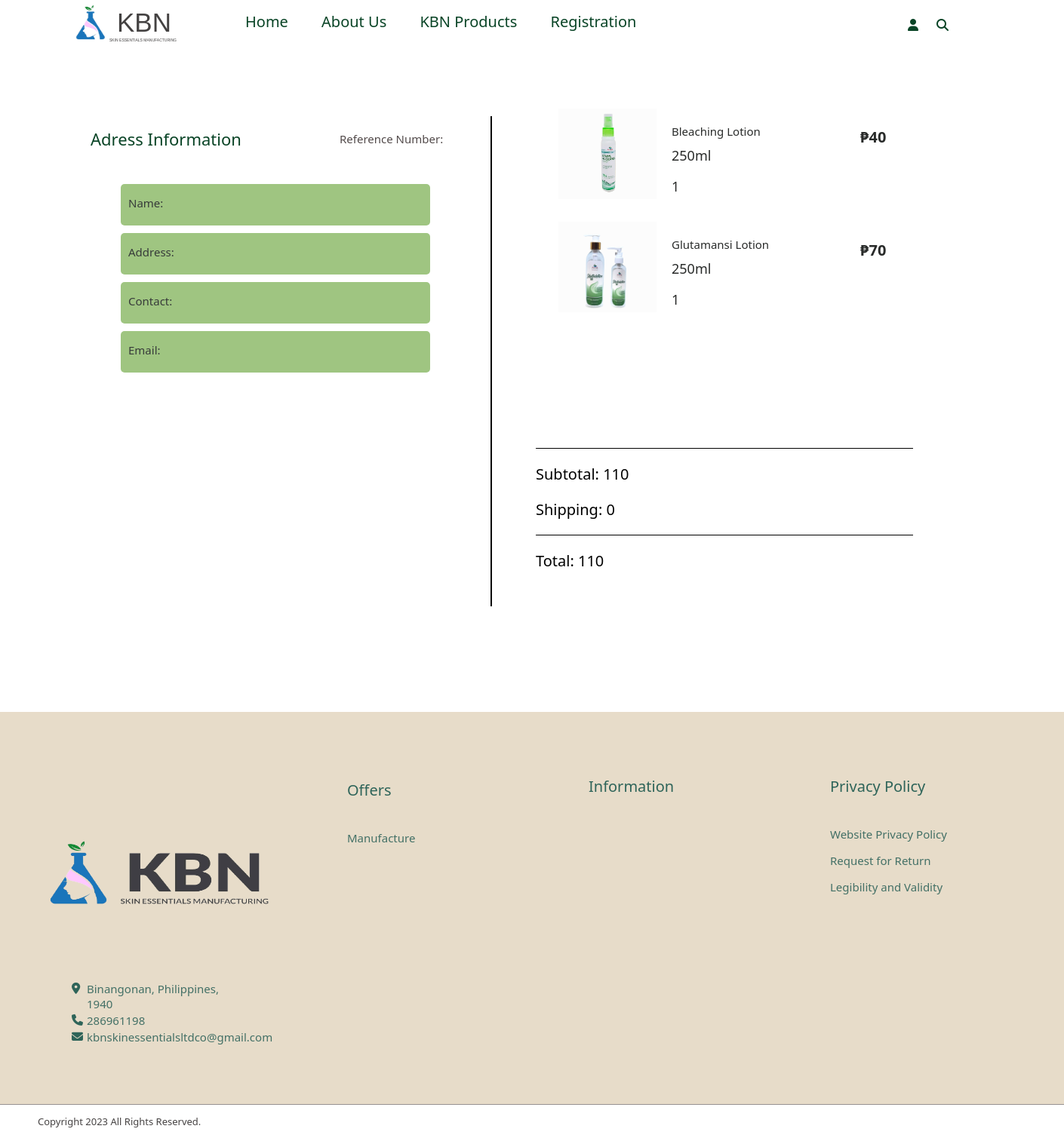
Screenshot of /purchaseRecord/toPayProductInfo.php?ref=ref27 with the database file from the repository.
### tables this page shows
CREATE TABLE `tblordercheckoutdata` (
  `OrderRefNumber` varchar(100) NOT NULL,
  `ProductName` varchar(100) NOT NULL,
  `volume` varchar(100) NOT NULL,
  `Quantity` int(11) NOT NULL,
  `Price` int(11) NOT NULL
);

CREATE TABLE `tblproducts` (
  `prodID` int(11) NOT NULL,
  `prodImg` varchar(100) NOT NULL,
  `prodName` varchar(100) NOT NULL,
  `prodPrice` int(11) NOT NULL,
  `prodVolume` varchar(100) DEFAULT NULL,
  `Quantity` int(11) DEFAULT NULL,
  `Sold` int(11) DEFAULT NULL,
  `prodCategory` varchar(100) NOT NULL,
  `Description` text DEFAULT NULL,
  `Ingredients` text DEFAULT NULL,
  `Howtouse` text DEFAULT NULL
);

### purchaseRecord/toPayProductInfo.php (the view, shortened to what this page needs)
<!DOCTYPE html>
<html>
<head>
    <link rel="stylesheet" href="https://cdnjs.cloudflare.com/ajax/libs/font-awesome/6.3.0/css/all.min.css" />
    <link rel="stylesheet" href="../css/style.css">
</head>
<body>
    <div class="log">
        <?php include('../includesPHP/topNav.php')?>
    <br><br>
    <div class="toPayProductInfo">
        <div class="prToPayClientInfo">
            <?php
                $ref = $_GET['ref'];
                $uID = $_SESSION['userID'];
                $sql = "SELECT DISTINCT a.OrderRefNumber, a.address, a.contact, a.email, CONCAT(b.Firstname, ' ' ,b.Lastname) AS Fullname
                FROM tblordercheckout AS a
                JOIN tblcustomerinformation AS b ON a.UserID = b.UserID WHERE a.OrderRefNumber = '$ref' AND b.UserID = '$uID'";
                $result = $conn->query($sql);
                $row = $result->fetch_assoc();
            ?>
            <p class="deliveryTitle">Adress Information</p>
            <p class="refNumber">Reference Number: <?php echo $row['OrderRefNumber']?></p>
            <p class="clientInfo">Name: <?php echo $row['Fullname']?></p>
            <p class="clientAddress">Address: <?php echo $row['address']?></p>
            <p class="clientNo">Contact: <?php echo $row['contact']?></p>
            <p class="clientEmailAddress">Email: <?php echo $row['email']?></p>
        </div>
        <div class="toPayProductDetailsTP">
            <div class="toPayProductDetailsScroll">
            <?php
                $Subtotal = 0;
                $datatoPayProdInfo = array();
                $sql = "SELECT b.OrderRefNumber, a.ProductName, a.volume, a.Price, a.Quantity, c.prodImg
                FROM tblordercheckoutdata AS a
                JOIN tblorderstatus AS b ON a.OrderRefNumber = b.OrderRefNumber
                JOIN tblproducts AS c ON a.ProductName = c.prodName AND a.volume = c.prodVolume
                WHERE b.OrderRefNumber = '$ref' AND a.OrderRefNumber = '$ref'";
                $result = $conn->query($sql);
                if (mysqli_num_rows($result) > 0) {
                    while ($row = mysqli_fetch_assoc($result)) {
                        $datatoPayProdInfo[] = $row;
                    }
                }
                for($i = 0; $i < count($datatoPayProdInfo); $i++){
                    $prodImg = $datatoPayProdInfo[$i]['prodImg'];
                    $prodName = $datatoPayProdInfo[$i]['ProductName'];
                    $prodVolume = $datatoPayProdInfo[$i]['volume'];
                    $prodPrice = $datatoPayProdInfo[$i]['Price'];
                    $prodQuantity = $datatoPayProdInfo[$i]['Quantity'];
                    echo "<div class='toPayProductSeparator'>";
                    echo "<div class='itemPicture'><img class='sampleImg' src='../Products/resources/" . $prodImg . "' alt='prodImg.png'></div>";
                    echo "<p class='productName'>$prodName</p>";
                    echo "<p class='productWeight'>$prodVolume</p>";
                    echo "<p class='productPrice'>₱$prodPrice</p>";
                    echo "<p class='productQuantity'>$prodQuantity</p>";
                    echo "</div>";
                    $Subtotal += $prodPrice * $prodQuantity;
                }
            ?>
            </div>
            <?php
            $shipping = 0;
            $totalAmount = $shipping + $Subtotal;
            ?>
            <div class="totalAmountCon">
                    <p class="amount" id="subTotal">Subtotal: <?php echo $Subtotal?></p>
                    <p class="amount" id="shipping">Shipping: <?php echo $shipping?></p>
            </div>
            <p class="totalAmount" id="totalAmount">Total: <?php echo $totalAmount?></p>
        </div>
    </div>
    <?php include('../includesPHP/footer.php')?>
</body>
</html>

### css/style.css (style rules this page uses)
body { margin: 0px auto 0px auto; font-family: Post Grotesk,ui-sans-serif,system-ui,-apple-system,BlinkMacSystemFont,"Segoe UI",Roboto,"Helvetica Neue",Arial,"Noto Sans",sans-serif,"Apple Color Emoji","Segoe UI Emoji","Segoe UI Symbol","Noto Color Emoji"; }
.itemPicture { height: 120px; width: 130px; background-color: #fcfcfc; margin-left: 30px; text-align: center; }
.sampleImg { width: auto; height: 120px; }
#checkOutCon, .toPayProductInfo { width: 100%; height: 800px; margin: -500px auto auto auto; }
.deliveryAdd, .prToPayClientInfo { border-right: 2px solid rgb(0, 0, 0); height: 650px; width: 550px; margin: 10px auto auto 100px; float: left; left: 0px; }
.deliveryTitle { font-size: 22px; color: rgb(9, 68, 38); margin: 15px auto 30px 20px; }
.clientInfo, .clientAddress, .clientNo, .clientAddress, .zipCode, .clientEmailAddress { font-size: 15px; color: rgb(55, 59, 58); margin: 10px auto 5px 60px; width: 400px; height: 40px; padding-top: 15px; padding-left: 10px; background-color: #9fc581; border-radius: 5px; }
.productDetailsCon, .toPayProductDetailsTP { height: 640px; width: 500px; margin-right: 200px; float: right; }
.productDetails, .toPayProductDetailsScroll { height: 450px; border-bottom: 1px solid black; overflow: hidden; overflow-y: scroll; }
.toPayProductSeparator { height: 150px; }
.totalAmountCon { width: 100%; border-bottom: 1px solid black; }
.productName { font-size: 15px; color: rgb(41, 43, 42); margin: -100px auto auto 180px; }
.productWeight { font-size: 18px; color: rgb(41, 43, 42); margin: 10px auto auto 180px; }
.productPrice { font-size: 20px; font-weight: bold; color: rgb(41, 43, 42); margin: -50px auto auto 430px; }
.productQuantity { font-size: 18px; color: rgb(41, 43, 42); margin: 40px auto auto 180px; }
::placeholder { color: white; opacity: 1; }
p { font-size: 20px; }
.log { height: 600px; width: 1349px; }
.refNumber { font-size: 15px; margin: -55px auto 50px 350px; color: #524a4a; }

### rows the page displays
tblordercheckoutdata: tblproducts.prodImg (picture), ProductName "Bleaching Lotion", volume "250ml", Price "40", Quantity "1"
tblordercheckoutdata: tblproducts.prodImg (picture), ProductName "Glutamansi Lotion", volume "250ml", Price "70", Quantity "1"

### other values shown
$Subtotal "110"
$shipping "0"
$totalAmount "110"
